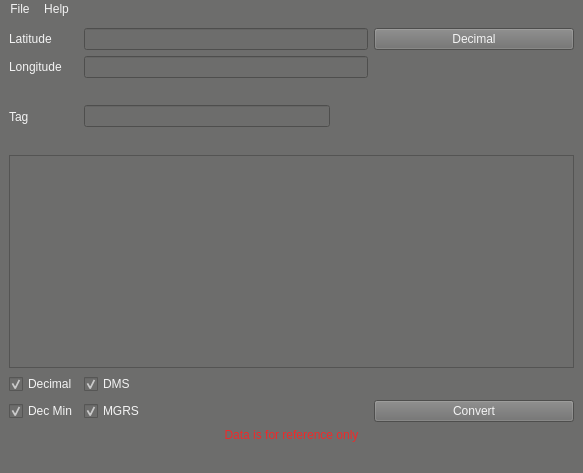
<?xml version="1.0" encoding="UTF-8"?>
<ui version="4.0">
 <class>MainWindow</class>
 <widget class="QMainWindow" name="MainWindow">
  <property name="geometry">
   <rect>
    <x>0</x>
    <y>0</y>
    <width>583</width>
    <height>473</height>
   </rect>
  </property>
  <property name="sizePolicy">
   <sizepolicy hsizetype="Expanding" vsizetype="Expanding">
    <horstretch>0</horstretch>
    <verstretch>0</verstretch>
   </sizepolicy>
  </property>
  <property name="windowTitle">
   <string>Grid Converter</string>
  </property>
  <property name="styleSheet">
   <string notr="true">background-color: rgb(109, 109, 108);
selection-background-color: rgb(52, 101, 164);
color: rgb(243, 243, 243);</string>
  </property>
  <widget class="QWidget" name="centralwidget">
   <layout class="QGridLayout" name="gridLayout">
    <item row="2" column="3">
     <spacer name="verticalSpacer">
      <property name="orientation">
       <enum>Qt::Vertical</enum>
      </property>
      <property name="sizeType">
       <enum>QSizePolicy::Minimum</enum>
      </property>
      <property name="sizeHint" stdset="0">
       <size>
        <width>20</width>
        <height>65</height>
       </size>
      </property>
     </spacer>
    </item>
    <item row="0" column="0">
     <widget class="QLabel" name="l1">
      <property name="text">
       <string>Latitude</string>
      </property>
     </widget>
    </item>
    <item row="1" column="0">
     <widget class="QLabel" name="l2">
      <property name="text">
       <string>Longitude</string>
      </property>
     </widget>
    </item>
    <item row="7" column="1">
     <widget class="QCheckBox" name="mgrsCheck">
      <property name="text">
       <string>MGRS</string>
      </property>
      <property name="checked">
       <bool>true</bool>
      </property>
     </widget>
    </item>
    <item row="6" column="1">
     <widget class="QCheckBox" name="dmsCheck">
      <property name="text">
       <string>DMS</string>
      </property>
      <property name="checked">
       <bool>true</bool>
      </property>
     </widget>
    </item>
    <item row="7" column="0">
     <widget class="QCheckBox" name="decminCheck">
      <property name="text">
       <string>Dec Min</string>
      </property>
      <property name="checked">
       <bool>true</bool>
      </property>
     </widget>
    </item>
    <item row="0" column="5">
     <widget class="QPushButton" name="format">
      <property name="sizePolicy">
       <sizepolicy hsizetype="Minimum" vsizetype="Fixed">
        <horstretch>0</horstretch>
        <verstretch>0</verstretch>
       </sizepolicy>
      </property>
      <property name="minimumSize">
       <size>
        <width>200</width>
        <height>0</height>
       </size>
      </property>
      <property name="styleSheet">
       <string notr="true"/>
      </property>
      <property name="text">
       <string>Decimal</string>
      </property>
     </widget>
    </item>
    <item row="7" column="5">
     <widget class="QPushButton" name="convert">
      <property name="sizePolicy">
       <sizepolicy hsizetype="Minimum" vsizetype="Fixed">
        <horstretch>0</horstretch>
        <verstretch>0</verstretch>
       </sizepolicy>
      </property>
      <property name="text">
       <string>Convert</string>
      </property>
     </widget>
    </item>
    <item row="4" column="0" colspan="6">
     <widget class="QTextEdit" name="results">
      <property name="readOnly">
       <bool>true</bool>
      </property>
     </widget>
    </item>
    <item row="0" column="1" colspan="4">
     <widget class="QLineEdit" name="i1"/>
    </item>
    <item row="1" column="1" colspan="4">
     <widget class="QLineEdit" name="i2"/>
    </item>
    <item row="2" column="1">
     <widget class="QLineEdit" name="tag"/>
    </item>
    <item row="6" column="0">
     <widget class="QCheckBox" name="decCheck">
      <property name="text">
       <string>Decimal</string>
      </property>
      <property name="checked">
       <bool>true</bool>
      </property>
     </widget>
    </item>
    <item row="2" column="0">
     <widget class="QLabel" name="label">
      <property name="text">
       <string>Tag</string>
      </property>
     </widget>
    </item>
    <item row="8" column="0" colspan="6">
     <widget class="QLabel" name="label_2">
      <property name="sizePolicy">
       <sizepolicy hsizetype="Expanding" vsizetype="Maximum">
        <horstretch>0</horstretch>
        <verstretch>0</verstretch>
       </sizepolicy>
      </property>
      <property name="styleSheet">
       <string notr="true">color: rgb(239, 41, 41);</string>
      </property>
      <property name="text">
       <string>Data is for reference only</string>
      </property>
      <property name="alignment">
       <set>Qt::AlignCenter</set>
      </property>
     </widget>
    </item>
   </layout>
  </widget>
  <widget class="QMenuBar" name="menubar">
   <property name="geometry">
    <rect>
     <x>0</x>
     <y>0</y>
     <width>583</width>
     <height>22</height>
    </rect>
   </property>
   <widget class="QMenu" name="menuFile">
    <property name="title">
     <string>File</string>
    </property>
    <addaction name="actionSave"/>
    <addaction name="actionImport"/>
    <addaction name="separator"/>
    <addaction name="actionExit"/>
   </widget>
   <widget class="QMenu" name="menuHelp">
    <property name="title">
     <string>Help</string>
    </property>
    <addaction name="actionFormats"/>
   </widget>
   <addaction name="menuFile"/>
   <addaction name="menuHelp"/>
  </widget>
  <widget class="QStatusBar" name="statusbar"/>
  <action name="actionSave">
   <property name="text">
    <string>Save</string>
   </property>
   <property name="shortcut">
    <string>Ctrl+S</string>
   </property>
  </action>
  <action name="actionFormats">
   <property name="text">
    <string>Formats</string>
   </property>
   <property name="shortcut">
    <string>F1</string>
   </property>
  </action>
  <action name="actionImport">
   <property name="text">
    <string>Import</string>
   </property>
   <property name="shortcut">
    <string>Ctrl+I</string>
   </property>
  </action>
  <action name="actionExit">
   <property name="text">
    <string>Exit</string>
   </property>
   <property name="shortcut">
    <string>Ctrl+Q</string>
   </property>
  </action>
 </widget>
 <resources/>
 <connections/>
</ui>
